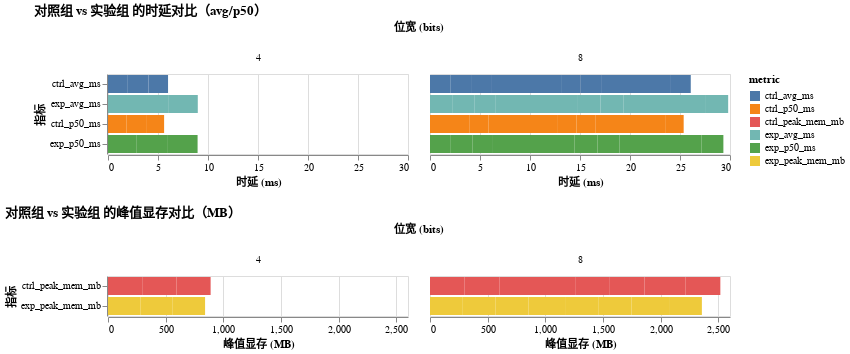

Notebook source saved alongside this figure:
### Markdown cell above
# 性能与显存可视化
读取 `tests/bench.py` 的输出csv并绘制：
- 两组（对照/实验）的时延对比（平均/中位）
- 峰值显存对比

### Code cell
import json
import os
from typing import List, Dict

import pandas as pd
import altair as alt

# 显存 byte 转 MB
def bytes_to_mb(x):
    return x / (1024 * 1024)

# 生成横向柱状图：时延（avg/p50）
def plot_latency_horizontal(df_latency: pd.DataFrame):
    chart = alt.Chart(df_latency).mark_bar().encode(
        y=alt.Y('metric:N', title='指标', sort=None),
        x=alt.X('ms:Q', title='时延 (ms)'),
        color='metric:N',
        column=alt.Column('bits:N', title='位宽 (bits)')
    ).properties(title='对照组 vs 实验组 的时延对比（avg/p50）')
    return chart

# 生成横向柱状图：峰值显存（MB）
def plot_memory_horizontal(df_memory: pd.DataFrame):
    chart = alt.Chart(df_memory).mark_bar().encode(
        y=alt.Y('metric:N', title='指标', sort=None),
        x=alt.X('MB:Q', title='峰值显存 (MB)'),
        color='metric:N',
        column=alt.Column('bits:N', title='位宽 (bits)')
    ).properties(title='对照组 vs 实验组 的峰值显存对比（MB）')
    return chart

# 准备数据（宽→长），并转 MB
_df = pd.read_csv("results.csv")
_df_mem = _df.copy()
_df_mem['ctrl_peak_mem_mb'] = _df_mem['ctrl_peak_mem'].map(bytes_to_mb)
_df_mem['exp_peak_mem_mb'] = _df_mem['exp_peak_mem'].map(bytes_to_mb)

df_long_latency2 = pd.melt(
    _df,
    id_vars=["bits", "batch_size", "num_heads", "seq_len", "head_dim", "fp16_ratio", "causal", "iters", "warmup"],
    value_vars=["ctrl_avg_ms", "exp_avg_ms", "ctrl_p50_ms", "exp_p50_ms"],
    var_name="metric",
    value_name="ms",
)

df_long_mem2 = pd.melt(
    _df_mem,
    id_vars=["bits", "batch_size", "num_heads", "seq_len", "head_dim", "fp16_ratio", "causal", "iters", "warmup"],
    value_vars=["ctrl_peak_mem_mb", "exp_peak_mem_mb"],
    var_name="metric",
    value_name="MB",
)

plot_latency_horizontal(df_long_latency2) & plot_memory_horizontal(df_long_mem2)

### Figure 1 — Vega-Lite specification as saved in the notebook (floating-point values rounded to 4 significant figures)
{"config": {"view": {"continuousWidth": 300, "continuousHeight": 300}}, "vconcat": [{"data": {"name": "data-26766686210da67b09a4793a906f9961"}, "mark": {"type": "bar"}, "encoding": {"color": {"field": "metric", "type": "nominal"}, "column": {"field": "bits", "title": "位宽 (bits)", "type": "nominal"}, "x": {"field": "ms", "title": "时延 (ms)", "type": "quantitative"}, "y": {"field": "metric", "sort": null, "title": "指标", "type": "nominal"}}, "title": "对照组 vs 实验组 的时延对比（avg/p50）"}, {"data": {"name": "data-083efc874b2a5f23b79b5a190d53489c"}, "mark": {"type": "bar"}, "encoding": {"color": {"field": "metric", "type": "nominal"}, "column": {"field": "bits", "title": "位宽 (bits)", "type": "nominal"}, "x": {"field": "MB", "title": "峰值显存 (MB)", "type": "quantitative"}, "y": {"field": "metric", "sort": null, "title": "指标", "type": "nominal"}}, "title": "对照组 vs 实验组 的峰值显存对比（MB）"}], "$schema": "https://vega.github.io/schema/vega-lite/v5.20.1.json", "datasets": {"data-26766686210da67b09a4793a906f9961": [{"bits": 8, "batch_size": 2, "num_heads": 16, "seq_len": 2048, "head_dim": 64, "fp16_ratio": 0.0, "causal": true, "iters": 5, "warmup": 2, "metric": "ctrl_avg_ms", "ms": 2.072}, {"bits": 8, "batch_size": 2, "num_heads": 16, "seq_len": 2048, "head_dim": 64, "fp16_ratio": 0.0, "causal": true, "iters": 20, "warmup": 5, "metric": "ctrl_avg_ms", "ms": 2.032}, {"bits": 4, "batch_size": 2, "num_heads": 16, "seq_len": 2048, "head_dim": 64, "fp16_ratio": 0.0, "causal": true, "iters": 20, "warmup": 5, "metric": "ctrl_avg_ms", "ms": 1.982}, {"bits": 8, "batch_size": 2, "num_heads": 16, "seq_len": 2048, "head_dim": 64, "fp16_ratio": 0.0, "causal": true, "iters": 30, "warmup": 10, "metric": "ctrl_avg_ms", "ms": 2.09}, {"bits": 8, "batch_size": 2, "num_heads": 16, "seq_len": 4096, "head_dim": 64, "fp16_ratio": 0.0, "causal": true, "iters": 20, "warmup": 8, "metric": "ctrl_avg_ms", "ms": 6.911}, {"bits": 4, "batch_size": 2, "num_heads": 16, "seq_len": 2048, "head_dim": 64, "fp16_ratio": 0.0, "causal": true, "iters": 30, "warmup": 10, "metric": "ctrl_avg_ms", "ms": 2.066}, {"bits": 8, "batch_size": 2, "num_heads": 16, "seq_len": 2048, "head_dim": 64, "fp16_ratio": 0.3, "causal": true, "iters": 30, "warmup": 10, "metric": "ctrl_avg_ms", "ms": 1.961}, {"bits": 8, "batch_size": 2, "num_heads": 16, "seq_len": 2048, "head_dim": 64, "fp16_ratio": 0.0, "causal": true, "iters": 30, "warmup": 10, "metric": "ctrl_avg_ms", "ms": 2.041}, {"bits": 8, "batch_size": 2, "num_heads": 16, "seq_len": 4096, "head_dim": 64, "fp16_ratio": 0.0, "causal": true, "iters": 20, "warmup": 8, "metric": "ctrl_avg_ms", "ms": 6.985}, {"bits": 4, "batch_size": 2, "num_heads": 16, "seq_len": 2048, "head_dim": 64, "fp16_ratio": 0.0, "causal": true, "iters": 30, "warmup": 10, "metric": "ctrl_avg_ms", "ms": 1.956}, {"bits": 8, "batch_size": 2, "num_heads": 16, "seq_len": 2048, "head_dim": 64, "fp16_ratio": 0.3, "causal": true, "iters": 30, "warmup": 10, "metric": "ctrl_avg_ms", "ms": 1.983}, {"bits": 8, "batch_size": 2, "num_heads": 16, "seq_len": 2048, "head_dim": 64, "fp16_ratio": 0.0, "causal": true, "iters": 5, "warmup": 2, "metric": "exp_avg_ms", "ms": 2.215}, {"bits": 8, "batch_size": 2, "num_heads": 16, "seq_len": 2048, "head_dim": 64, "fp16_ratio": 0.0, "causal": true, "iters": 20, "warmup": 5, "metric": "exp_avg_ms", "ms": 2.209}, {"bits": 4, "batch_size": 2, "num_heads": 16, "seq_len": 2048, "head_dim": 64, "fp16_ratio": 0.0, "causal": true, "iters": 20, "warmup": 5, "metric": "exp_avg_ms", "ms": 2.902}, {"bits": 8, "batch_size": 2, "num_heads": 16, "seq_len": 2048, "head_dim": 64, "fp16_ratio": 0.0, "causal": true, "iters": 30, "warmup": 10, "metric": "exp_avg_ms", "ms": 2.093}, {"bits": 8, "batch_size": 2, "num_heads": 16, "seq_len": 4096, "head_dim": 64, "fp16_ratio": 0.0, "causal": true, "iters": 20, "warmup": 8, "metric": "exp_avg_ms", "ms": 8.187}, {"bits": 4, "batch_size": 2, "num_heads": 16, "seq_len": 2048, "head_dim": 64, "fp16_ratio": 0.0, "causal": true, "iters": 30, "warmup": 10, "metric": "exp_avg_ms", "ms": 3.111}, {"bits": 8, "batch_size": 2, "num_heads": 16, "seq_len": 2048, "head_dim": 64, "fp16_ratio": 0.3, "causal": true, "iters": 30, "warmup": 10, "metric": "exp_avg_ms", "ms": 2.331}, {"bits": 8, "batch_size": 2, "num_heads": 16, "seq_len": 2048, "head_dim": 64, "fp16_ratio": 0.0, "causal": true, "iters": 30, "warmup": 10, "metric": "exp_avg_ms", "ms": 2.336}, {"bits": 8, "batch_size": 2, "num_heads": 16, "seq_len": 4096, "head_dim": 64, "fp16_ratio": 0.0, "causal": true, "iters": 20, "warmup": 8, "metric": "exp_avg_ms", "ms": 8.222}, {"bits": 4, "batch_size": 2, "num_heads": 16, "seq_len": 2048, "head_dim": 64, "fp16_ratio": 0.0, "causal": true, "iters": 30, "warmup": 10, "metric": "exp_avg_ms", "ms": 2.965}, {"bits": 8, "batch_size": 2, "num_heads": 16, "seq_len": 2048, "head_dim": 64, "fp16_ratio": 0.3, "causal": true, "iters": 30, "warmup": 10, "metric": "exp_avg_ms", "ms": 2.223}, {"bits": 8, "batch_size": 2, "num_heads": 16, "seq_len": 2048, "head_dim": 64, "fp16_ratio": 0.0, "causal": true, "iters": 5, "warmup": 2, "metric": "ctrl_p50_ms", "ms": 2.0}, {"bits": 8, "batch_size": 2, "num_heads": 16, "seq_len": 2048, "head_dim": 64, "fp16_ratio": 0.0, "causal": true, "iters": 20, "warmup": 5, "metric": "ctrl_p50_ms", "ms": 1.922}, {"bits": 4, "batch_size": 2, "num_heads": 16, "seq_len": 2048, "head_dim": 64, "fp16_ratio": 0.0, "causal": true, "iters": 20, "warmup": 5, "metric": "ctrl_p50_ms", "ms": 1.863}, {"bits": 8, "batch_size": 2, "num_heads": 16, "seq_len": 2048, "head_dim": 64, "fp16_ratio": 0.0, "causal": true, "iters": 30, "warmup": 10, "metric": "ctrl_p50_ms", "ms": 1.936}, {"bits": 8, "batch_size": 2, "num_heads": 16, "seq_len": 4096, "head_dim": 64, "fp16_ratio": 0.0, "causal": true, "iters": 20, "warmup": 8, "metric": "ctrl_p50_ms", "ms": 6.933}, {"bits": 4, "batch_size": 2, "num_heads": 16, "seq_len": 2048, "head_dim": 64, "fp16_ratio": 0.0, "causal": true, "iters": 30, "warmup": 10, "metric": "ctrl_p50_ms", "ms": 1.946}, {"bits": 8, "batch_size": 2, "num_heads": 16, "seq_len": 2048, "head_dim": 64, "fp16_ratio": 0.3, "causal": true, "iters": 30, "warmup": 10, "metric": "ctrl_p50_ms", "ms": 1.866}, {"bits": 8, "batch_size": 2, "num_heads": 16, "seq_len": 2048, "head_dim": 64, "fp16_ratio": 0.0, "causal": true, "iters": 30, "warmup": 10, "metric": "ctrl_p50_ms", "ms": 1.915}, {"bits": 8, "batch_size": 2, "num_heads": 16, "seq_len": 4096, "head_dim": 64, "fp16_ratio": 0.0, "causal": true, "iters": 20, "warmup": 8, "metric": "ctrl_p50_ms", "ms": 6.941}, {"bits": 4, "batch_size": 2, "num_heads": 16, "seq_len": 2048, "head_dim": 64, "fp16_ratio": 0.0, "causal": true, "iters": 30, "warmup": 10, "metric": "ctrl_p50_ms", "ms": 1.802}, {"bits": 8, "batch_size": 2, "num_heads": 16, "seq_len": 2048, "head_dim": 64, "fp16_ratio": 0.3, "causal": true, "iters": 30, "warmup": 10, "metric": "ctrl_p50_ms", "ms": 1.853}, {"bits": 8, "batch_size": 2, "num_heads": 16, "seq_len": 2048, "head_dim": 64, "fp16_ratio": 0.0, "causal": true, "iters": 5, "warmup": 2, "metric": "exp_p50_ms", "ms": 2.082}, {"bits": 8, "batch_size": 2, "num_heads": 16, "seq_len": 2048, "head_dim": 64, "fp16_ratio": 0.0, "causal": true, "iters": 20, "warmup": 5, "metric": "exp_p50_ms", "ms": 2.185}, {"bits": 4, "batch_size": 2, "num_heads": 16, "seq_len": 2048, "head_dim": 64, "fp16_ratio": 0.0, "causal": true, "iters": 20, "warmup": 5, "metric": "exp_p50_ms", "ms": 2.876}, {"bits": 8, "batch_size": 2, "num_heads": 16, "seq_len": 2048, "head_dim": 64, "fp16_ratio": 0.0, "causal": true, "iters": 30, "warmup": 10, "metric": "exp_p50_ms", "ms": 2.028}, {"bits": 8, "batch_size": 2, "num_heads": 16, "seq_len": 4096, "head_dim": 64, "fp16_ratio": 0.0, "causal": true, "iters": 20, "warmup": 8, "metric": "exp_p50_ms", "ms": 8.169}, {"bits": 4, "batch_size": 2, "num_heads": 16, "seq_len": 2048, "head_dim": 64, "fp16_ratio": 0.0, "causal": true, "iters": 30, "warmup": 10, "metric": "exp_p50_ms", "ms": 3.113}, {"bits": 8, "batch_size": 2, "num_heads": 16, "seq_len": 2048, "head_dim": 64, "fp16_ratio": 0.3, "causal": true, "iters": 30, "warmup": 10, "metric": "exp_p50_ms", "ms": 2.293}, {"bits": 8, "batch_size": 2, "num_heads": 16, "seq_len": 2048, "head_dim": 64, "fp16_ratio": 0.0, "causal": true, "iters": 30, "warmup": 10, "metric": "exp_p50_ms", "ms": 2.197}, {"bits": 8, "batch_size": 2, "num_heads": 16, "seq_len": 4096, "head_dim": 64, "fp16_ratio": 0.0, "causal": true, "iters": 20, "warmup": 8, "metric": "exp_p50_ms", "ms": 8.182}, {"bits": 4, "batch_size": 2, "num_heads": 16, "seq_len": 2048, "head_dim": 64, "fp16_ratio": 0.0, "causal": true, "iters": 30, "warmup": 10, "metric": "exp_p50_ms", "ms": 2.97}, {"bits": 8, "batch_size": 2, "num_heads": 16, "seq_len": 2048, "head_dim": 64, "fp16_ratio": 0.3, "causal": true, "iters": 30, "warmup": 10, "metric": "exp_p50_ms", "ms": 2.202}], "data-083efc874b2a5f23b79b5a190d53489c": [{"bits": 8, "batch_size": 2, "num_heads": 16, "seq_len": 2048, "head_dim": 64, "fp16_ratio": 0.0, "causal": true, "iters": 5, "warmup": 2, "metric": "ctrl_peak_mem_mb", "MB": 300.5}, {"bits": 8, "batch_size": 2, "num_heads": 16, "seq_len": 2048, "head_dim": 64, "fp16_ratio": 0.0, "causal": true, "iters": 20, "warmup": 5, "metric": "ctrl_peak_mem_mb", "MB": 300.5}, {"bits": 4, "batch_size": 2, "num_heads": 16, "seq_len": 2048, "head_dim": 64, "fp16_ratio": 0.0, "causal": true, "iters": 20, "warmup": 5, "metric": "ctrl_peak_mem_mb", "MB": 296.5}, {"bits": 8, "batch_size": 2, "num_heads": 16, "seq_len": 2048, "head_dim": 64, "fp16_ratio": 0.0, "causal": true, "iters": 30, "warmup": 10, "metric": "ctrl_peak_mem_mb", "MB": 300.5}, {"bits": 8, "batch_size": 2, "num_heads": 16, "seq_len": 4096, "head_dim": 64, "fp16_ratio": 0.0, "causal": true, "iters": 20, "warmup": 8, "metric": "ctrl_peak_mem_mb", "MB": 356.8}, {"bits": 4, "batch_size": 2, "num_heads": 16, "seq_len": 2048, "head_dim": 64, "fp16_ratio": 0.0, "causal": true, "iters": 30, "warmup": 10, "metric": "ctrl_peak_mem_mb", "MB": 296.5}, {"bits": 8, "batch_size": 2, "num_heads": 16, "seq_len": 2048, "head_dim": 64, "fp16_ratio": 0.3, "causal": true, "iters": 30, "warmup": 10, "metric": "ctrl_peak_mem_mb", "MB": 300.5}, {"bits": 8, "batch_size": 2, "num_heads": 16, "seq_len": 2048, "head_dim": 64, "fp16_ratio": 0.0, "causal": true, "iters": 30, "warmup": 10, "metric": "ctrl_peak_mem_mb", "MB": 300.5}, {"bits": 8, "batch_size": 2, "num_heads": 16, "seq_len": 4096, "head_dim": 64, "fp16_ratio": 0.0, "causal": true, "iters": 20, "warmup": 8, "metric": "ctrl_peak_mem_mb", "MB": 356.8}, {"bits": 4, "batch_size": 2, "num_heads": 16, "seq_len": 2048, "head_dim": 64, "fp16_ratio": 0.0, "causal": true, "iters": 30, "warmup": 10, "metric": "ctrl_peak_mem_mb", "MB": 296.5}, {"bits": 8, "batch_size": 2, "num_heads": 16, "seq_len": 2048, "head_dim": 64, "fp16_ratio": 0.3, "causal": true, "iters": 30, "warmup": 10, "metric": "ctrl_peak_mem_mb", "MB": 300.5}, {"bits": 8, "batch_size": 2, "num_heads": 16, "seq_len": 2048, "head_dim": 64, "fp16_ratio": 0.0, "causal": true, "iters": 5, "warmup": 2, "metric": "exp_peak_mem_mb", "MB": 284.5}, {"bits": 8, "batch_size": 2, "num_heads": 16, "seq_len": 2048, "head_dim": 64, "fp16_ratio": 0.0, "causal": true, "iters": 20, "warmup": 5, "metric": "exp_peak_mem_mb", "MB": 284.5}, {"bits": 4, "batch_size": 2, "num_heads": 16, "seq_len": 2048, "head_dim": 64, "fp16_ratio": 0.0, "causal": true, "iters": 20, "warmup": 5, "metric": "exp_peak_mem_mb", "MB": 280.5}, {"bits": 8, "batch_size": 2, "num_heads": 16, "seq_len": 2048, "head_dim": 64, "fp16_ratio": 0.0, "causal": true, "iters": 30, "warmup": 10, "metric": "exp_peak_mem_mb", "MB": 284.5}, {"bits": 8, "batch_size": 2, "num_heads": 16, "seq_len": 4096, "head_dim": 64, "fp16_ratio": 0.0, "causal": true, "iters": 20, "warmup": 8, "metric": "exp_peak_mem_mb", "MB": 324.8}, {"bits": 4, "batch_size": 2, "num_heads": 16, "seq_len": 2048, "head_dim": 64, "fp16_ratio": 0.0, "causal": true, "iters": 30, "warmup": 10, "metric": "exp_peak_mem_mb", "MB": 280.5}, {"bits": 8, "batch_size": 2, "num_heads": 16, "seq_len": 2048, "head_dim": 64, "fp16_ratio": 0.3, "causal": true, "iters": 30, "warmup": 10, "metric": "exp_peak_mem_mb", "MB": 284.5}, {"bits": 8, "batch_size": 2, "num_heads": 16, "seq_len": 2048, "head_dim": 64, "fp16_ratio": 0.0, "causal": true, "iters": 30, "warmup": 10, "metric": "exp_peak_mem_mb", "MB": 284.5}, {"bits": 8, "batch_size": 2, "num_heads": 16, "seq_len": 4096, "head_dim": 64, "fp16_ratio": 0.0, "causal": true, "iters": 20, "warmup": 8, "metric": "exp_peak_mem_mb", "MB": 324.8}, {"bits": 4, "batch_size": 2, "num_heads": 16, "seq_len": 2048, "head_dim": 64, "fp16_ratio": 0.0, "causal": true, "iters": 30, "warmup": 10, "metric": "exp_peak_mem_mb", "MB": 280.5}, {"bits": 8, "batch_size": 2, "num_heads": 16, "seq_len": 2048, "head_dim": 64, "fp16_ratio": 0.3, "causal": true, "iters": 30, "warmup": 10, "metric": "exp_peak_mem_mb", "MB": 284.5}]}}
